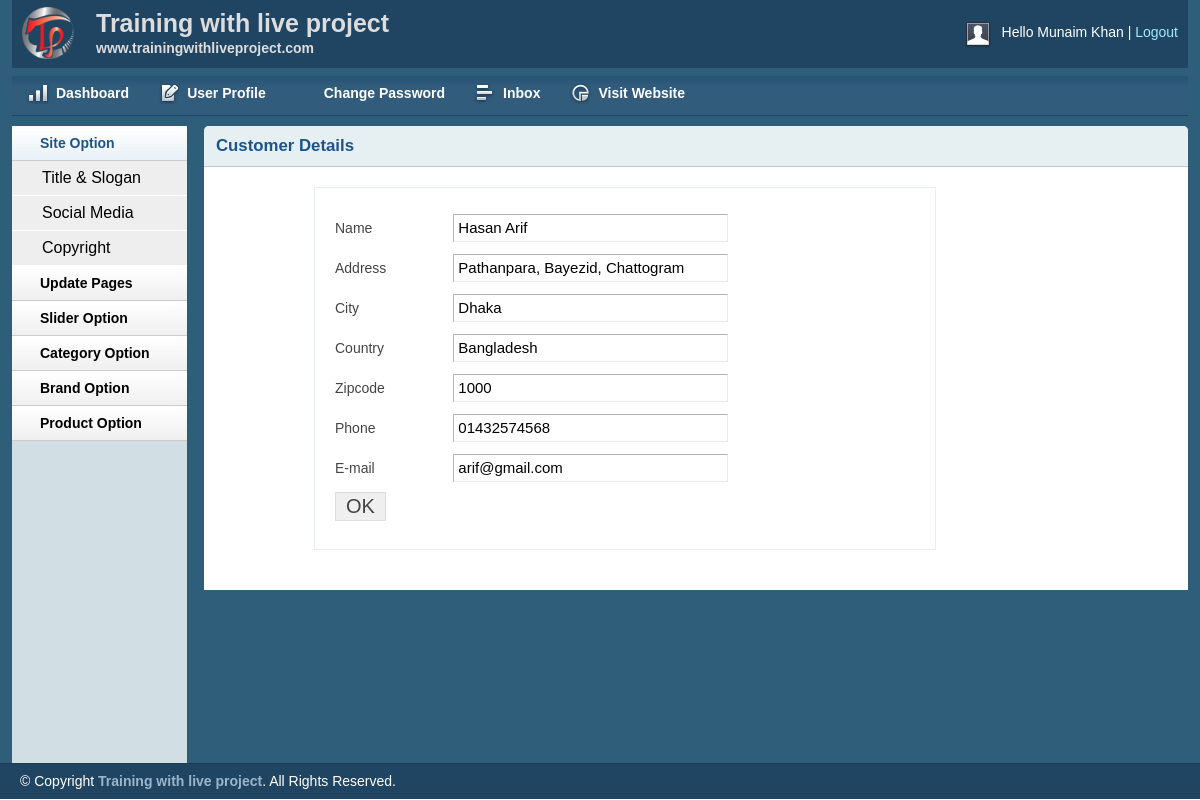
The app's page /admin/customer.php?cmrId=1 (signed in) with its own data.
### tables this page shows
CREATE TABLE `tbl_customer` (
  `id` int(11) NOT NULL,
  `name` varchar(255) NOT NULL,
  `email` varchar(255) NOT NULL,
  `address` varchar(255) NOT NULL,
  `phone` varchar(255) NOT NULL,
  `pass` varchar(32) NOT NULL,
  `city` varchar(255) NOT NULL,
  `zip` varchar(255) NOT NULL,
  `country` varchar(255) NOT NULL
);

### lib/Database.php (called while the page is built, shortened)
<?php
class Database{
	public $host   = DB_HOST;
	public $user   = DB_USER;
	public $pass   = DB_PASS;
	public $dbname = DB_NAME;
	public $link;
	private function connectDB(){
		$this->link = new mysqli($this->host, $this->user, $this->pass, $this->dbname);
	}
	public function select($query){
		$result = $this->link->query($query) or die($this->link->error.__LINE__);
		if($result->num_rows > 0){
			return $result;
		} else{
			return false;
		}
	}
}
?>

### classes/Customer.php (called while the page is built, shortened)
<?php
$filepath = realpath(dirname(__FILE__));
include_once ($filepath.'/../lib/Database.php');
?>
<?php
class Customer{
	private $db;
	public function __construct(){
		$this->db = new Database();
	}
	public function getCustomerData($id){
		$query = "SELECT * FROM tbl_customer WHERE id = '$id'";
		$result = $this->db->select($query);
		return $result;
	}
}
?>

### admin/customer.php (the view, shortened to what this page needs)
<?php include'../classes/Category.php';?>
<?php include 'inc/header.php';?>
<?php include 'inc/sidebar.php';?>
<?php
$filepath = realpath(dirname(__FILE__));
include($filepath.'/../classes/Customer.php');
$cus = new Customer();
?>
<?php
if(!isset($_GET['cmrId']) || $_GET['cmrId'] == NULL){
	echo"<script>window.loction='inbox.php';</script>";
} else{
	$id = preg_replace('[^-a-zA-Z0-9_]', '', $_GET['cmrId']);
}
?>
        <div class="grid_10">
            <div class="box round first grid">
                <h2>Customer Details</h2>
               <div class="block copyblock">
			<?php
				$getCustomer = $cus->getCustomerData($id);
				if($getCustomer){
					while($result = $getCustomer->fetch_assoc()){ ?>
				 <form action="" method="post">
                    <table class="form">
                        <tr>
							<td>Name</td>
                            <td>
                                <input type="text" value="<?php echo $result['name'];?>" class="medium" />
                            </td>
                        </tr>
						<tr>
							<td>Address</td>
                            <td>
                                <input type="text" value="<?php echo $result['address'];?>" class="medium" />
                            </td>
                        </tr>
						<tr>
							<td>City</td>
                            <td>
                                <input type="text" value="<?php echo $result['city'];?>" class="medium" />
                            </td>
                        </tr>
						<tr>
							<td>Country</td>
                            <td>
                                <input type="text" value="<?php echo $result['country'];?>" class="medium" />
                            </td>
                        </tr>
						<tr>
							<td>Zipcode</td>
                            <td>
                                <input type="text" value="<?php echo $result['zip'];?>" class="medium" />
                            </td>
                        </tr>
						<tr>
							<td>Phone</td>
                            <td>
                                <input type="text" value="<?php echo $result['phone'];?>" class="medium" />
                            </td>
                        </tr>
						<tr>
							<td>E-mail</td>
                            <td>
                                <input type="text" value="<?php echo $result['email'];?>" class="medium" />
                            </td>
                        </tr>
						<tr>
                            <td>
                                <input type="submit" name="submit" Value="OK" />
                            </td>
                        </tr>
                    </table>
                 </form>
			<?php } } ?>
                </div>
            </div>
        </div>
<?php include 'inc/footer.php';?>

### admin/css/text.css (style rules this page uses)
body { font: 13px/1.5 Tahoma, Helvetica, Arial, 'Liberation Sans', FreeSans, sans-serif; }
h2 { font-size: 23px; }
p, dl, hr, h1, h2, h3, h4, h5, h6, ol, ul, pre, table, address, fieldset { margin-bottom: 20px; }

### admin/css/grid.css (style rules this page uses)
.grid_1, .grid_2, .grid_3, .grid_4, .grid_5, .grid_6, .grid_7, .grid_8, .grid_9, .grid_10, .grid_11, .grid_12, .grid_13, .grid_14, .grid_15, .grid_16 { display: inline; float: left; margin-left: 1%; margin-right: 1%; }
.container_12 .grid_10 { width: 81.333%; }

### admin/css/layout.css (style rules this page uses)
body { background: #fff none repeat scroll 0 0; color: #444; font-size: 14px; padding: 0; }
h1, h2, h3, h4, h5, h6 { line-height:1.2em; margin-bottom:.3em; }
h2 { margin-top:1em; }
.box { background:#fff; margin-bottom:20px; padding:10px 10px 10px 10px; margin-left:-8px; }
.box.grid { padding-bottom:40px; }
.box.round { -moz-border-radius: 5px 5px 0px 0px; -webkit-border-radius: 5px 5px 0px 0px; border-radius: 5px 5px 0px 0px; }
.box h2 { font-size:1.2em; font-weight:bold; color:#1B548D; background:#E6F0F3; margin:-10px -10px 0 -10px; padding:10px 12px; border-bottom:1px solid #B3CBD6; -moz-border-radius: 5px 5px 0px 0px; -webkit-border-radius: 5px 5px 0px 0px; border-radius: 5px 5px 0px 0px; }
.box.first { min-height: 406px; }
.block { padding-top:20px; }
.copyblock { border: 1px solid #e6f0f3; line-height: 32px; margin-left: 100px; margin-top: 20px; padding-left: 20px; width: 600px; }
table.form { width:100%; }
table.form td { padding:4px 0px; }
table.form input, table.form select { font-size: 15px; padding: 4px 4px 5px 4px; border-top: 1px solid #b3b3b3; border-left: 1px solid #b3b3b3; border-right: 1px solid #eaeaea; border-bottom: 1px solid #eaeaea; }
table.form input[type="submit"] { border: 1px solid #ddd; color: #444; cursor: pointer; font-size: 20px; padding: 2px 10px; }
input.medium { width: 55%; }
.block { padding-bottom:1px; }

### records on screen
tbl_customer: name "Hasan Arif", address "Pathanpara, Bayezid, Chattogram", city "Dhaka", country "Bangladesh", zip "1000", phone "01432574568", email "arif@gmail.com"

### other values on screen
Session::get('adminName') "Munaim Khan"
